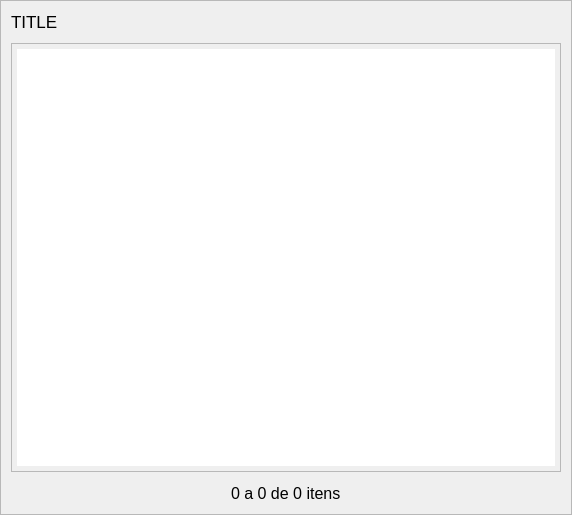
<?xml version="1.0" encoding="UTF-8"?>
<ui version="4.0">
 <class>TableForm</class>
 <widget class="QWidget" name="TableForm">
  <property name="geometry">
   <rect>
    <x>0</x>
    <y>0</y>
    <width>572</width>
    <height>515</height>
   </rect>
  </property>
  <property name="windowTitle">
   <string>Form</string>
  </property>
  <layout class="QVBoxLayout" name="verticalLayout_2">
   <property name="spacing">
    <number>0</number>
   </property>
   <property name="leftMargin">
    <number>0</number>
   </property>
   <property name="topMargin">
    <number>0</number>
   </property>
   <property name="rightMargin">
    <number>0</number>
   </property>
   <property name="bottomMargin">
    <number>0</number>
   </property>
   <item>
    <widget class="QFrame" name="frame">
     <property name="frameShape">
      <enum>QFrame::StyledPanel</enum>
     </property>
     <property name="frameShadow">
      <enum>QFrame::Raised</enum>
     </property>
     <layout class="QVBoxLayout" name="verticalLayout">
      <property name="spacing">
       <number>10</number>
      </property>
      <property name="leftMargin">
       <number>10</number>
      </property>
      <property name="topMargin">
       <number>10</number>
      </property>
      <property name="rightMargin">
       <number>10</number>
      </property>
      <property name="bottomMargin">
       <number>10</number>
      </property>
      <item>
       <widget class="QWidget" name="widget" native="true">
        <layout class="QHBoxLayout" name="horizontalLayout">
         <property name="leftMargin">
          <number>0</number>
         </property>
         <property name="topMargin">
          <number>0</number>
         </property>
         <property name="rightMargin">
          <number>0</number>
         </property>
         <property name="bottomMargin">
          <number>0</number>
         </property>
         <item>
          <widget class="QLabel" name="lbTitle">
           <property name="font">
            <font>
             <family>Segoe UI</family>
             <pointsize>13</pointsize>
            </font>
           </property>
           <property name="text">
            <string>TITLE</string>
           </property>
          </widget>
         </item>
         <item>
          <spacer name="horizontalSpacer">
           <property name="orientation">
            <enum>Qt::Horizontal</enum>
           </property>
           <property name="sizeHint" stdset="0">
            <size>
             <width>40</width>
             <height>20</height>
            </size>
           </property>
          </spacer>
         </item>
         <item>
          <widget class="QPushButton" name="btnReject">
           <property name="styleSheet">
            <string notr="true">background-color: transparent;</string>
           </property>
           <property name="icon">
            <iconset resource="imgs/resource.qrc">
             <normaloff>:/root/icons/light_x.svg</normaloff>:/root/icons/light_x.svg</iconset>
           </property>
           <property name="iconSize">
            <size>
             <width>20</width>
             <height>20</height>
            </size>
           </property>
           <property name="flat">
            <bool>true</bool>
           </property>
          </widget>
         </item>
         <item>
          <widget class="QPushButton" name="btnAccept">
           <property name="styleSheet">
            <string notr="true">background-color: transparent;</string>
           </property>
           <property name="icon">
            <iconset resource="imgs/resource.qrc">
             <normaloff>:/root/icons/light_check.svg</normaloff>:/root/icons/light_check.svg</iconset>
           </property>
           <property name="iconSize">
            <size>
             <width>20</width>
             <height>20</height>
            </size>
           </property>
           <property name="flat">
            <bool>true</bool>
           </property>
          </widget>
         </item>
         <item>
          <widget class="QPushButton" name="btnDelete">
           <property name="styleSheet">
            <string notr="true">background-color: transparent;</string>
           </property>
           <property name="icon">
            <iconset resource="imgs/resource.qrc">
             <normaloff>:/root/icons/light_trash.svg</normaloff>:/root/icons/light_trash.svg</iconset>
           </property>
           <property name="iconSize">
            <size>
             <width>20</width>
             <height>20</height>
            </size>
           </property>
           <property name="flat">
            <bool>true</bool>
           </property>
          </widget>
         </item>
         <item>
          <widget class="QPushButton" name="btnDetails">
           <property name="styleSheet">
            <string notr="true">background-color: transparent;</string>
           </property>
           <property name="icon">
            <iconset resource="imgs/resource.qrc">
             <normaloff>:/root/icons/light_detail.svg</normaloff>:/root/icons/light_detail.svg</iconset>
           </property>
           <property name="iconSize">
            <size>
             <width>20</width>
             <height>20</height>
            </size>
           </property>
           <property name="flat">
            <bool>true</bool>
           </property>
          </widget>
         </item>
         <item>
          <widget class="QPushButton" name="btnAdd">
           <property name="styleSheet">
            <string notr="true">background-color: transparent;</string>
           </property>
           <property name="icon">
            <iconset resource="imgs/resource.qrc">
             <normaloff>:/root/icons/light_plus.svg</normaloff>:/root/icons/light_plus.svg</iconset>
           </property>
           <property name="iconSize">
            <size>
             <width>20</width>
             <height>20</height>
            </size>
           </property>
           <property name="flat">
            <bool>true</bool>
           </property>
          </widget>
         </item>
         <item>
          <widget class="QPushButton" name="btnParams">
           <property name="styleSheet">
            <string notr="true">background-color: transparent;</string>
           </property>
           <property name="icon">
            <iconset resource="imgs/resource.qrc">
             <normaloff>:/root/icons/light_sliders.svg</normaloff>:/root/icons/light_sliders.svg</iconset>
           </property>
           <property name="iconSize">
            <size>
             <width>20</width>
             <height>20</height>
            </size>
           </property>
           <property name="flat">
            <bool>true</bool>
           </property>
          </widget>
         </item>
         <item>
          <widget class="QPushButton" name="btnEdit">
           <property name="styleSheet">
            <string notr="true">background-color: transparent;</string>
           </property>
           <property name="icon">
            <iconset resource="imgs/resource.qrc">
             <normaloff>:/root/icons/light_edit.svg</normaloff>:/root/icons/light_edit.svg</iconset>
           </property>
           <property name="iconSize">
            <size>
             <width>20</width>
             <height>20</height>
            </size>
           </property>
           <property name="flat">
            <bool>true</bool>
           </property>
          </widget>
         </item>
        </layout>
       </widget>
      </item>
      <item>
       <widget class="QFrame" name="frameTable">
        <property name="frameShape">
         <enum>QFrame::StyledPanel</enum>
        </property>
        <property name="frameShadow">
         <enum>QFrame::Raised</enum>
        </property>
        <layout class="QVBoxLayout" name="frameTableLayout">
         <property name="spacing">
          <number>0</number>
         </property>
         <property name="leftMargin">
          <number>5</number>
         </property>
         <property name="topMargin">
          <number>5</number>
         </property>
         <property name="rightMargin">
          <number>5</number>
         </property>
         <property name="bottomMargin">
          <number>5</number>
         </property>
         <item>
          <widget class="QTableWidget" name="tableWid">
           <property name="styleSheet">
            <string notr="true">QTableWidget::item:selected, QTableWidget::item::hover {
	color: white;
	background-color: rgb(68, 68, 68);
}</string>
           </property>
           <property name="frameShape">
            <enum>QFrame::NoFrame</enum>
           </property>
           <property name="editTriggers">
            <set>QAbstractItemView::NoEditTriggers</set>
           </property>
           <property name="alternatingRowColors">
            <bool>true</bool>
           </property>
           <property name="selectionMode">
            <enum>QAbstractItemView::MultiSelection</enum>
           </property>
           <property name="selectionBehavior">
            <enum>QAbstractItemView::SelectRows</enum>
           </property>
           <property name="showGrid">
            <bool>false</bool>
           </property>
           <property name="sortingEnabled">
            <bool>true</bool>
           </property>
           <attribute name="horizontalHeaderShowSortIndicator" stdset="0">
            <bool>true</bool>
           </attribute>
           <attribute name="horizontalHeaderStretchLastSection">
            <bool>true</bool>
           </attribute>
           <attribute name="verticalHeaderVisible">
            <bool>false</bool>
           </attribute>
           <attribute name="verticalHeaderShowSortIndicator" stdset="0">
            <bool>false</bool>
           </attribute>
           <attribute name="verticalHeaderStretchLastSection">
            <bool>false</bool>
           </attribute>
          </widget>
         </item>
        </layout>
       </widget>
      </item>
      <item>
       <widget class="QWidget" name="widNav" native="true">
        <layout class="QHBoxLayout" name="horizontalLayout_2">
         <property name="leftMargin">
          <number>0</number>
         </property>
         <property name="topMargin">
          <number>0</number>
         </property>
         <property name="rightMargin">
          <number>0</number>
         </property>
         <property name="bottomMargin">
          <number>0</number>
         </property>
         <item>
          <spacer name="horizontalSpacer_2">
           <property name="orientation">
            <enum>Qt::Horizontal</enum>
           </property>
           <property name="sizeHint" stdset="0">
            <size>
             <width>172</width>
             <height>20</height>
            </size>
           </property>
          </spacer>
         </item>
         <item>
          <widget class="QPushButton" name="btnPrev">
           <property name="styleSheet">
            <string notr="true">background-color: transparent;</string>
           </property>
           <property name="icon">
            <iconset resource="imgs/resource.qrc">
             <normaloff>:/root/icons/light_prev.svg</normaloff>:/root/icons/light_prev.svg</iconset>
           </property>
           <property name="iconSize">
            <size>
             <width>25</width>
             <height>25</height>
            </size>
           </property>
           <property name="flat">
            <bool>true</bool>
           </property>
          </widget>
         </item>
         <item>
          <widget class="QLabel" name="lbNav">
           <property name="font">
            <font>
             <family>Segoe UI</family>
             <pointsize>12</pointsize>
            </font>
           </property>
           <property name="text">
            <string>0 a 0 de 0 itens</string>
           </property>
          </widget>
         </item>
         <item>
          <widget class="QPushButton" name="btnNext">
           <property name="styleSheet">
            <string notr="true">background-color: transparent;</string>
           </property>
           <property name="icon">
            <iconset resource="imgs/resource.qrc">
             <normaloff>:/root/icons/light_next.svg</normaloff>:/root/icons/light_next.svg</iconset>
           </property>
           <property name="iconSize">
            <size>
             <width>25</width>
             <height>25</height>
            </size>
           </property>
           <property name="flat">
            <bool>true</bool>
           </property>
          </widget>
         </item>
         <item>
          <spacer name="horizontalSpacer_3">
           <property name="orientation">
            <enum>Qt::Horizontal</enum>
           </property>
           <property name="sizeHint" stdset="0">
            <size>
             <width>171</width>
             <height>20</height>
            </size>
           </property>
          </spacer>
         </item>
        </layout>
       </widget>
      </item>
     </layout>
    </widget>
   </item>
  </layout>
 </widget>
 <resources>
  <include location="imgs/resource.qrc"/>
 </resources>
 <connections/>
</ui>
